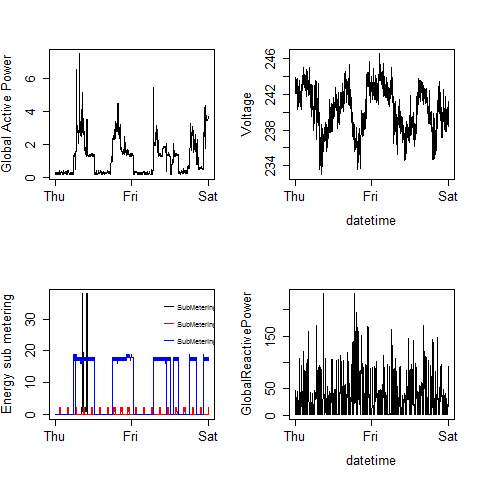

Recreate this plot in R.

#plot4
plot4 <- function() {
  par(mfrow=c(2,2))
  
  ##first
  plot(timestamp, power$GlobalActivePower, type="l", xlab="", ylab="Global Active Power")
  
  ##second
  plot(timestamp,power$Voltage, type="l", xlab="datetime", ylab="Voltage")
  
  ##third
  plot(timestamp,power$SubMetering1, type="l", xlab="", ylab="Energy sub metering")
  lines(timestamp,power$SubMetering2,col="red")
  lines(timestamp,power$SubMetering3,col="blue")
  legend("topright", col=c("black","red","blue"), c("SubMetering1  ","SubMetering2  ", "SubMetering3  "),lty=c(1,1), bty="n", cex=.5) 
  
  
  #fourth
  plot(timestamp,power$GlobalReactivePower, type="l", xlab="datetime", ylab="GlobalReactivePower")
  
  #all
  dev.copy(png, file="plot4.png", width=480, height=480)
  dev.off()
}
plot4()